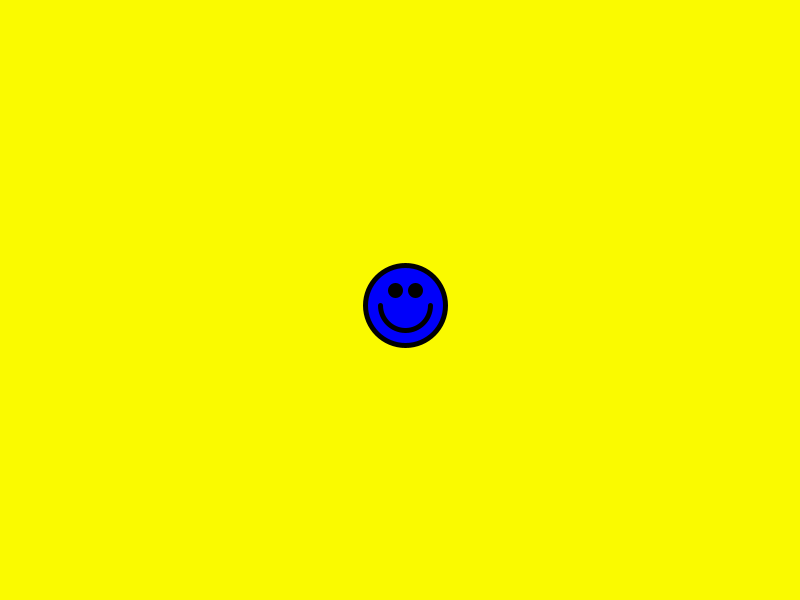
Frame 1 (no input)
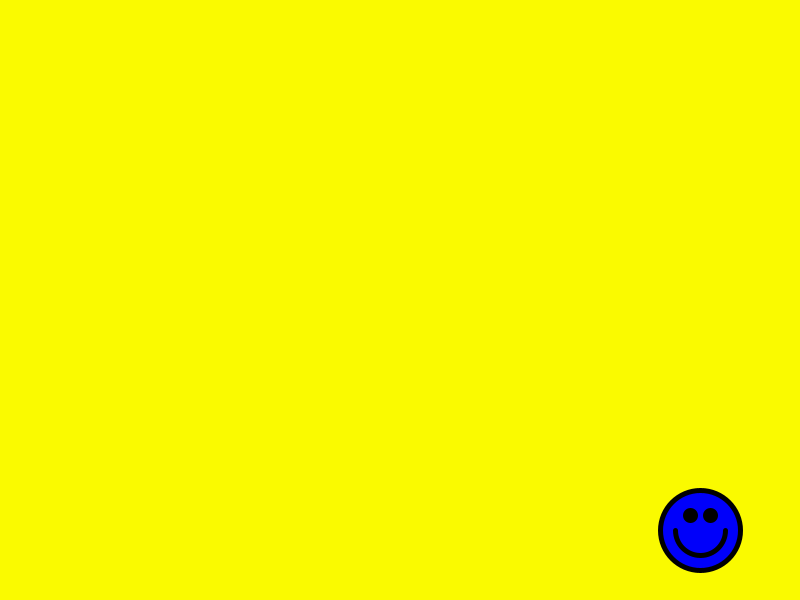
Frame 60 (the mouse pressed at the canvas centre just before this capture)
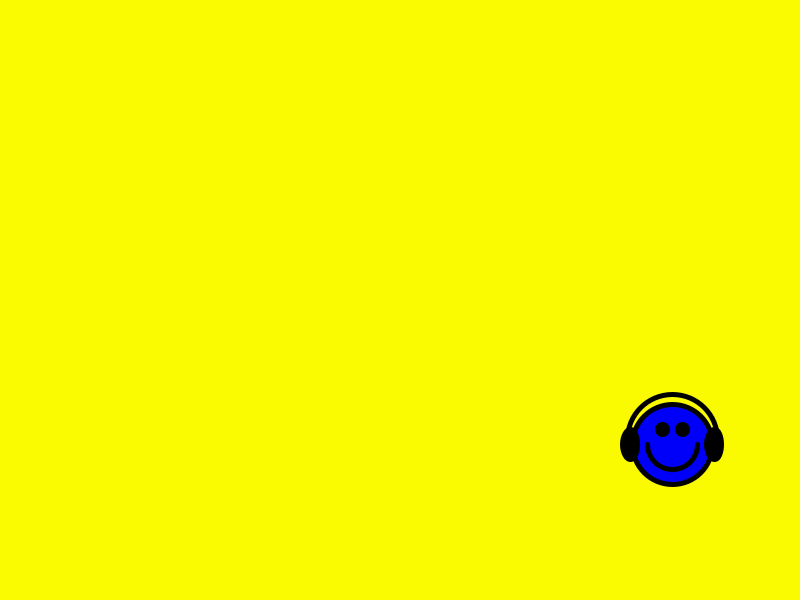
Frame 120 (the mouse held since frame 60 and released just before this capture)

The Processing sketch that drew these frames (run headless with seeded random() and noise(); from frame 60 on, the mouse is pressed at the canvas centre):

// Processing sketch: processing_96997
// ── processing_96997.pde

float posX, posY, velX, velY;
float sz = 80;
void setup() {
  size(800, 600);
  posX = width/2;
  posY = height/2;
  velX = 5;
  velY = 5;
  
}

void draw() {
  background(0,0,250);
  posX = posX+velX;
  posY = posY+velY;
  fill(250, 250, 0);
  ellipse(posX, posY, sz, sz);
  fill(0);
  ellipse(posX-10, posY-15, 10, 10);
  ellipse(posX+10, posY-15, 10, 10);
  noFill();
  strokeWeight(5);
  arc(posX, posY, 50, 50, 0, PI);
  if ((posX<40)||(posX>width-40)) {
    velX = -velX;
  } 
  if ((posY<40)||(posY>height-40)) {
    velY = -velY;
  }
  if(posX>width/2){
    background(250,250,0);
    fill(0,0,250);
    ellipse(posX,posY,sz,sz);
    fill(0);
   ellipse(posX-10, posY-15, 10, 10);
  ellipse(posX+10, posY-15, 10, 10);
  strokeWeight(5);
  noFill();
 
  arc(posX, posY, 50, 50, 0, PI);
 
  }

if(mousePressed==true){
  fill(0);
  ellipse(posX+42,posY,15,30);
  ellipse(posX-42,posY,15,30);
  noFill();
  arc(posX,posY-5,90,90,PI,TWO_PI);
  velX=random(-10,10);
  velY=random(-10,10);
  
 
 }
}
